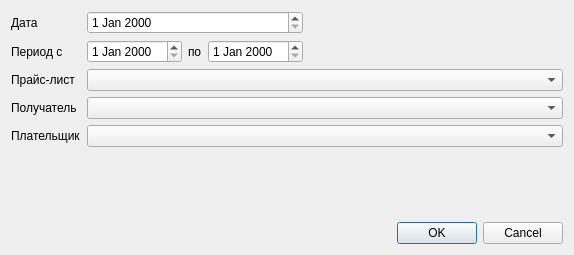
<?xml version="1.0" encoding="UTF-8"?>
<ui version="4.0">
 <class>ContractMultipleEditorDialog</class>
 <widget class="QDialog" name="ContractMultipleEditorDialog">
  <property name="geometry">
   <rect>
    <x>0</x>
    <y>0</y>
    <width>574</width>
    <height>255</height>
   </rect>
  </property>
  <property name="windowTitle">
   <string>Dialog</string>
  </property>
  <layout class="QGridLayout" name="gridLayout">
   <item row="0" column="0">
    <widget class="QLabel" name="lblDate">
     <property name="sizePolicy">
      <sizepolicy hsizetype="Fixed" vsizetype="Preferred">
       <horstretch>0</horstretch>
       <verstretch>0</verstretch>
      </sizepolicy>
     </property>
     <property name="text">
      <string>Дата</string>
     </property>
    </widget>
   </item>
   <item row="2" column="0">
    <widget class="QLabel" name="lblPriceList">
     <property name="sizePolicy">
      <sizepolicy hsizetype="Fixed" vsizetype="Preferred">
       <horstretch>0</horstretch>
       <verstretch>0</verstretch>
      </sizepolicy>
     </property>
     <property name="text">
      <string>Прайс-лист</string>
     </property>
    </widget>
   </item>
   <item row="3" column="0">
    <widget class="QLabel" name="lblRecipient">
     <property name="sizePolicy">
      <sizepolicy hsizetype="Fixed" vsizetype="Preferred">
       <horstretch>0</horstretch>
       <verstretch>0</verstretch>
      </sizepolicy>
     </property>
     <property name="text">
      <string>Получатель</string>
     </property>
     <property name="buddy">
      <cstring>cmbRecipient</cstring>
     </property>
    </widget>
   </item>
   <item row="4" column="0">
    <widget class="QLabel" name="lblPayer">
     <property name="sizePolicy">
      <sizepolicy hsizetype="Fixed" vsizetype="Preferred">
       <horstretch>0</horstretch>
       <verstretch>0</verstretch>
      </sizepolicy>
     </property>
     <property name="text">
      <string>Плательщик</string>
     </property>
     <property name="buddy">
      <cstring>cmbPayer</cstring>
     </property>
    </widget>
   </item>
   <item row="5" column="0" colspan="4">
    <spacer name="verticalSpacer">
     <property name="orientation">
      <enum>Qt::Vertical</enum>
     </property>
     <property name="sizeHint" stdset="0">
      <size>
       <width>20</width>
       <height>48</height>
      </size>
     </property>
    </spacer>
   </item>
   <item row="1" column="0">
    <widget class="QLabel" name="lblBegDate">
     <property name="text">
      <string>Период с</string>
     </property>
    </widget>
   </item>
   <item row="1" column="1">
    <widget class="CDateEdit" name="edtBegDate"/>
   </item>
   <item row="1" column="2">
    <widget class="QLabel" name="lblEndDate">
     <property name="text">
      <string>по</string>
     </property>
    </widget>
   </item>
   <item row="1" column="3">
    <widget class="CDateEdit" name="edtEndDate"/>
   </item>
   <item row="1" column="4">
    <spacer name="horizontalSpacer">
     <property name="orientation">
      <enum>Qt::Horizontal</enum>
     </property>
     <property name="sizeHint" stdset="0">
      <size>
       <width>40</width>
       <height>20</height>
      </size>
     </property>
    </spacer>
   </item>
   <item row="2" column="1" colspan="4">
    <widget class="CPriceListComboBoxEx" name="cmbPriceList"/>
   </item>
   <item row="3" column="1" colspan="4">
    <widget class="COrgComboBox" name="cmbRecipient"/>
   </item>
   <item row="4" column="1" colspan="4">
    <widget class="COrgComboBox" name="cmbPayer"/>
   </item>
   <item row="0" column="1" colspan="3">
    <widget class="CDateEdit" name="edtDate"/>
   </item>
   <item row="6" column="0" colspan="5">
    <widget class="QDialogButtonBox" name="buttonBox">
     <property name="standardButtons">
      <set>QDialogButtonBox::Cancel|QDialogButtonBox::Ok</set>
     </property>
    </widget>
   </item>
  </layout>
 </widget>
 <customwidgets>
  <customwidget>
   <class>CDateEdit</class>
   <extends>QDateEdit</extends>
   <header>library/DateEdit.h</header>
  </customwidget>
  <customwidget>
   <class>COrgComboBox</class>
   <extends>QComboBox</extends>
   <header>OrgComboBox.h</header>
  </customwidget>
  <customwidget>
   <class>CPriceListComboBoxEx</class>
   <extends>QComboBox</extends>
   <header>PriceListComboBox.h</header>
  </customwidget>
 </customwidgets>
 <resources/>
 <connections>
  <connection>
   <sender>buttonBox</sender>
   <signal>accepted()</signal>
   <receiver>ContractMultipleEditorDialog</receiver>
   <slot>accept()</slot>
   <hints>
    <hint type="sourcelabel">
     <x>273</x>
     <y>385</y>
    </hint>
    <hint type="destinationlabel">
     <x>277</x>
     <y>206</y>
    </hint>
   </hints>
  </connection>
  <connection>
   <sender>buttonBox</sender>
   <signal>rejected()</signal>
   <receiver>ContractMultipleEditorDialog</receiver>
   <slot>reject()</slot>
   <hints>
    <hint type="sourcelabel">
     <x>266</x>
     <y>210</y>
    </hint>
    <hint type="destinationlabel">
     <x>266</x>
     <y>115</y>
    </hint>
   </hints>
  </connection>
 </connections>
</ui>
